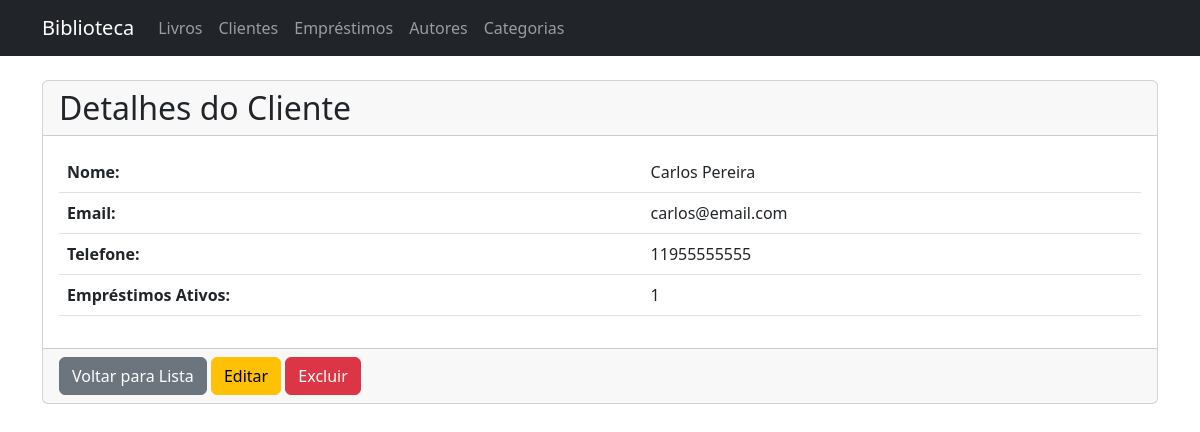
Screenshot of /clients/5 with the database file from the repository.
### app/models/entities/client.py (models this page shows, shortened)
class Client(db.Model):
    __tablename__ = 'clients'
    id = db.Column(db.Integer, primary_key=True)
    email = db.Column(db.String(100), nullable=False, unique=True)
    name = db.Column(db.String(100), nullable=False)
    phone = db.Column(db.String(20))
    loans = db.relationship('Loan', backref='client', lazy=True)
    @property
    def active_loans_count(self):
        return sum(1 for loan in self.loans if loan.end is None)

### app/models/entities/loan.py (models this page shows, shortened)
class Loan(db.Model):
    __tablename__ = 'loans'
    id = db.Column(db.Integer, primary_key=True)
    id_client = db.Column(db.Integer, db.ForeignKey('clients.id'), nullable=False)
    start = db.Column(db.DateTime, default=datetime.utcnow)
    end = db.Column(db.DateTime)
    expected_end = db.Column(db.DateTime)
    books = db.relationship('BookLoan', backref='loan', lazy=True, cascade="all, delete-orphan")

### app/controllers/client_controller.py (the view)
@client_bp.route('/<int:id>')
def show(id):
    try:
        client = ClientService.get_client_by_id(id)
        return render_template('clients/show.html', client=client)
    except NotFoundError as e:
        flash(str(e), 'danger')
        return redirect(url_for('client_controller.index'))

### app/repositories/client_repository.py (called while the page is built)
    @staticmethod
    def get_by_id(client_id):
        return Client.query.get(client_id)

### app/services/client_service.py (called while the page is built)
    @staticmethod
    def get_client_by_id(client_id):
        client = ClientRepository.get_by_id(client_id)
        if client:
            return client
        raise NotFoundError("Cliente não encontrado")

### app/templates/clients/show.html (shortened to what this page needs)
{% extends "base.html" %}
{% block content %}
<div class="card">
    <div class="card-header">
        <h2 class="mb-0">Detalhes do Cliente</h2>
    </div>
    <div class="card-body">
        <table class="table">
            <tr>
                <th>Nome:</th>
                <td>{{ client.name }}</td>
            </tr>
            <tr>
                <th>Email:</th>
                <td>{{ client.email }}</td>
            </tr>
            <tr>
                <th>Telefone:</th>
                <td>{{ client.phone }}</td>
            </tr>
            <tr>
                <th>Empréstimos Ativos:</th>
                <td>{{ client.active_loans_count }}</td>
            </tr>
        </table>
    </div>
    <div class="card-footer">
        <a href="{{ url_for('client_controller.index') }}" class="btn btn-secondary">Voltar para Lista</a>
        <a href="{{ url_for('client_controller.edit', id=client.id) }}" class="btn btn-warning">Editar</a>
        <form action="{{ url_for('client_controller.delete', id=client.id) }}" method="POST" style="display:inline;" onsubmit="return confirm('Tem certeza que deseja excluir este cliente?');">
            <button type="submit" class="btn btn-danger">Excluir</button>
        </form>
    </div>
</div>
{% endblock %}

### rows the page displays
Client: name "Carlos Pereira", email "carlos@email.com", phone "11955555555"
Loan: active_loans_count "1"
